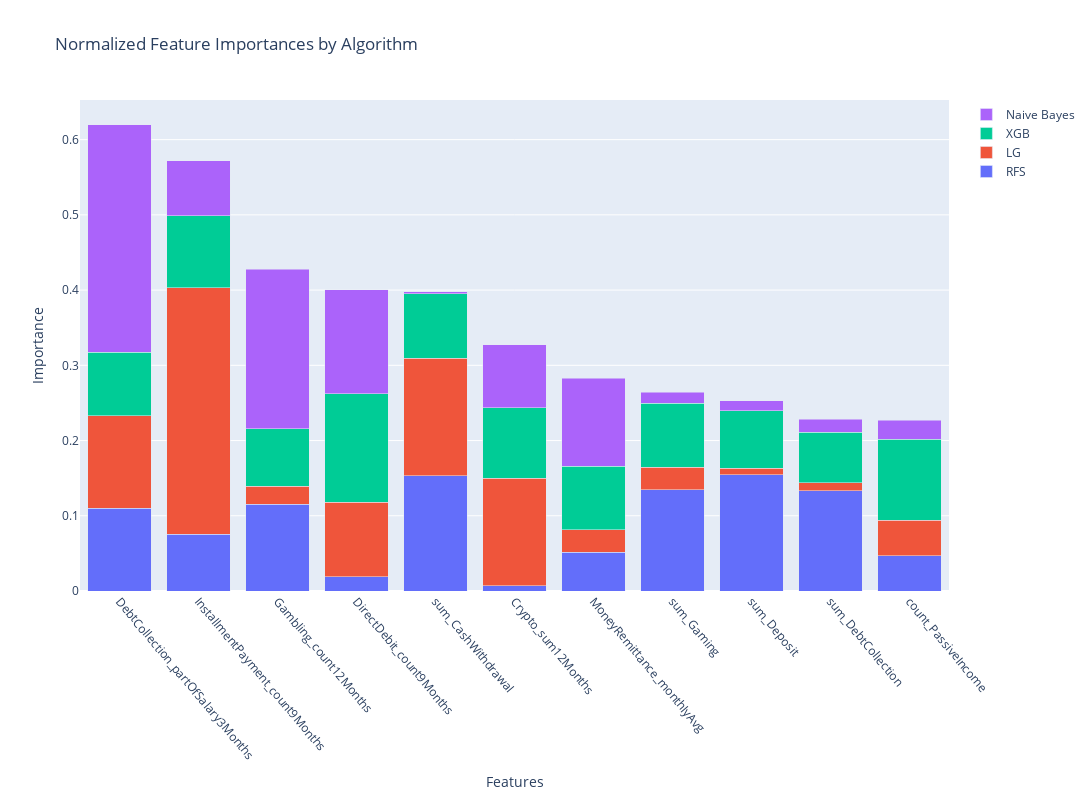

Notebook source saved alongside this figure:
### Code cell
preprocessor = DataPreprocessor(selected_features)
(Xtrain, Ytrain), (Xtest, Ytest), train_upsampled,  = preprocessor.get_split_data_with_upsample_and_scaling(0.7)

# Example usage
models = ['naive_bayes', 'xgboost', 'random_forest', 'logistic_regression']

optimizer = ModelOptimizer(models=models, X_train=Xtrain, y_train=Ytrain, n_trials=100)
best_params, best_models = optimizer.run()

# Usage
# Assuming best_models, Xtrain, Ytrain, Xtest, Ytest, train_upsampled are predefined
evaluator = ModelEvaluator(Xtrain, Ytrain, Xtest, Ytest, best_models)
evaluator.evaluate_models()
evaluator.plot_roc_curves()


# Usage
# Assuming best_models, train_upsampled, and selected_features are predefined
feature_importance = FeatureImportance(train_upsampled, best_models, selected_features)
feature_importance.calculate_importances()
feature_importance.calculate_cumulative_importance()
features_to_keep, features_to_discard = feature_importance.find_highly_correlated_features()

print("Features to keep:", features_to_keep)
print("Features to discard:", features_to_discard)

sorted_features = feature_importance.plot_importances()


## Filter away highly correlated features and take away the absolut worst
filtered_list = [item for item in sorted_features if item not in features_to_discard]
#selection2x2 = filtered_list[:30]

### Figure 1 — Plotly figure (JSON) as saved in the notebook; plotly's stock layout.template omitted (floating-point values rounded to 4 significant figures)
{"data": [{"name": "RFS", "type": "bar", "x": ["DebtCollection_partOfSalary3Months", "InstallmentPayment_count9Months", "Gambling_count12Months", "DirectDebit_count9Months", "sum_CashWithdrawal", "Crypto_sum12Months", "MoneyRemittance_monthlyAvg", "sum_Gaming", "sum_Deposit", "sum_DebtCollection", "count_PassiveIncome"], "y": [0.1101, 0.07519, 0.1152, 0.01865, 0.1534, 0.006944, 0.05171, 0.1348, 0.1543, 0.1331, 0.04661]}, {"name": "LG", "type": "bar", "x": ["DebtCollection_partOfSalary3Months", "InstallmentPayment_count9Months", "Gambling_count12Months", "DirectDebit_count9Months", "sum_CashWithdrawal", "Crypto_sum12Months", "MoneyRemittance_monthlyAvg", "sum_Gaming", "sum_Deposit", "sum_DebtCollection", "count_PassiveIncome"], "y": [0.1227, 0.3279, 0.02432, 0.0996, 0.1561, 0.1432, 0.02949, 0.02951, 0.008912, 0.01095, 0.0474]}, {"name": "XGB", "type": "bar", "x": ["DebtCollection_partOfSalary3Months", "InstallmentPayment_count9Months", "Gambling_count12Months", "DirectDebit_count9Months", "sum_CashWithdrawal", "Crypto_sum12Months", "MoneyRemittance_monthlyAvg", "sum_Gaming", "sum_Deposit", "sum_DebtCollection", "count_PassiveIncome"], "y": [0.08416, 0.09553, 0.0761, 0.1442, 0.08574, 0.09358, 0.08483, 0.0852, 0.07616, 0.06697, 0.1075]}, {"name": "Naive Bayes", "type": "bar", "x": ["DebtCollection_partOfSalary3Months", "InstallmentPayment_count9Months", "Gambling_count12Months", "DirectDebit_count9Months", "sum_CashWithdrawal", "Crypto_sum12Months", "MoneyRemittance_monthlyAvg", "sum_Gaming", "sum_Deposit", "sum_DebtCollection", "count_PassiveIncome"], "y": [0.303, 0.07324, 0.212, 0.1379, 0.002439, 0.08363, 0.1169, 0.0145, 0.01358, 0.01707, 0.02575]}], "layout": {"barmode": "stack", "height": 800, "title": {"text": "Normalized Feature Importances by Algorithm"}, "width": 1800, "xaxis": {"categoryorder": "total descending", "tickangle": 50, "title": {"text": "Features"}}, "yaxis": {"title": {"text": "Importance"}}}}
